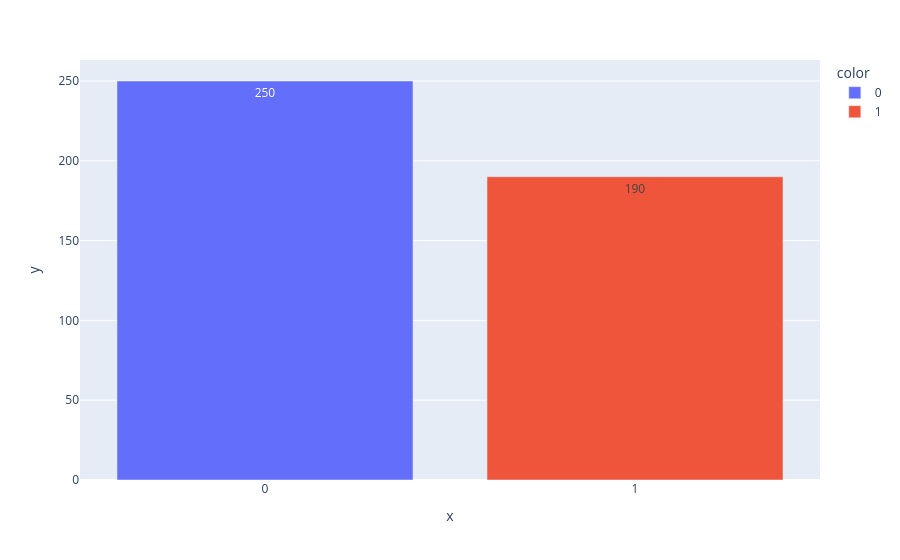

Here is the notebook cell this chart was saved with:
### Code cell
# Visualiser le diagramme des nombres d'observations
bar_plot(val)

### Figure 1 — Plotly figure (JSON) as saved in the notebook; plotly's stock layout.template omitted (floating-point values rounded to 4 significant figures)
{"data": [{"hovertemplate": "color=0<br>x=%{x}<br>y=%{y}<extra></extra>", "legendgroup": "0", "marker": {"color": "#636efa", "pattern": {"shape": ""}}, "name": "0", "orientation": "v", "showlegend": true, "textposition": "auto", "texttemplate": "%{y}", "type": "bar", "x": ["0"], "xaxis": "x", "y": [250], "yaxis": "y"}, {"hovertemplate": "color=1<br>x=%{x}<br>y=%{y}<extra></extra>", "legendgroup": "1", "marker": {"color": "#EF553B", "pattern": {"shape": ""}}, "name": "1", "orientation": "v", "showlegend": true, "textposition": "auto", "texttemplate": "%{y}", "type": "bar", "x": ["1"], "xaxis": "x", "y": [190], "yaxis": "y"}], "layout": {"barmode": "relative", "legend": {"title": {"text": "color"}, "tracegroupgap": 0}, "margin": {"t": 60}, "xaxis": {"anchor": "y", "domain": [0, 1], "title": {"text": "x"}}, "yaxis": {"anchor": "x", "domain": [0, 1], "title": {"text": "y"}}}}
